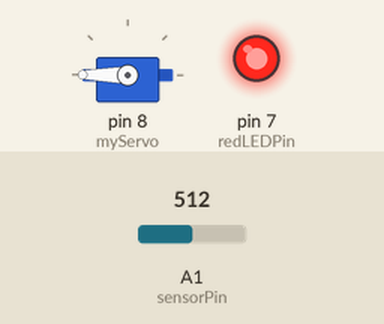
This sketch was run on a simulated Arduino Uno, built with avr-gcc and run on an emulated ATmega328P. On the bench: servo, output pins drawn as LEDs (lit = HIGH). The inputs (shaded band) are chosen by the test bench; at power-on: A1 (sensorPin) = 512. What the sketch prints to the serial monitor is not drawn.

Above: at 0.05 s.
At 5.95 s:
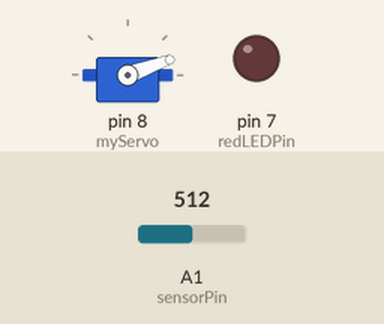
Timing chart, 0 to 7.8 s (numbered marks = the images above):
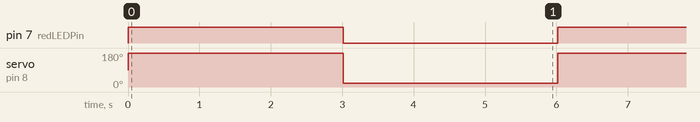

Measured:
- by itself, pin 7 (redLEDPin): alternates HIGH for 3.0 s and LOW for 3.0 s
- by itself, servo on pin 8 (myServo): alternates 180° for 3.0 s and 20° for 3.0 s

The sketch:

sketch_apr7a.ino
```cpp
#include <Servo.h>
#include <stdbool.h>
#include <SoftwareSerial.h>

Servo myServo;  // create a servo object
SoftwareSerial BTSerial(9, 10);

const int sensorPin = A1;
const int redLEDPin = 7;

int sensorValue;
bool lightsPower;

int angle; // variable to hold the angle for the servo motor
int potVal; // variable to read the value from the analog pin

void setup() {
  // put your setup code here, to run once:
  myServo.attach(8); // attaches the servo on pin 9 to the servo object
  Serial.begin(9600); // open a serial connection to your computer
  BTSerial.begin(38400);
  myServo.write(90);

  Serial.println("Enter AT commands:");
  pinMode(redLEDPin,OUTPUT);

  lightsPower = 0;
}

void loop() {
  // put your main code here, to run repeatedly:
  // if (BTSerial.available()){Serial.write(BTSerial.read());}
  // if (Serial.available()){BTSerial.write(Serial.read());}

  sensorValue = analogRead(sensorPin);
  delay(5);
  // Serial.print("\nsensor Values \t : ");
  // Serial.println(sensorValue);

  if(sensorValue > 500 && lightsPower==1) {
    myServo.write(20);
    digitalWrite(7, LOW);
    lightsPower = 0;
  } else if (sensorValue > 500 && lightsPower==0) {
    myServo.write(180);
    digitalWrite(7, HIGH);
    lightsPower = 1;
  }
  delay(3000);

}
```
